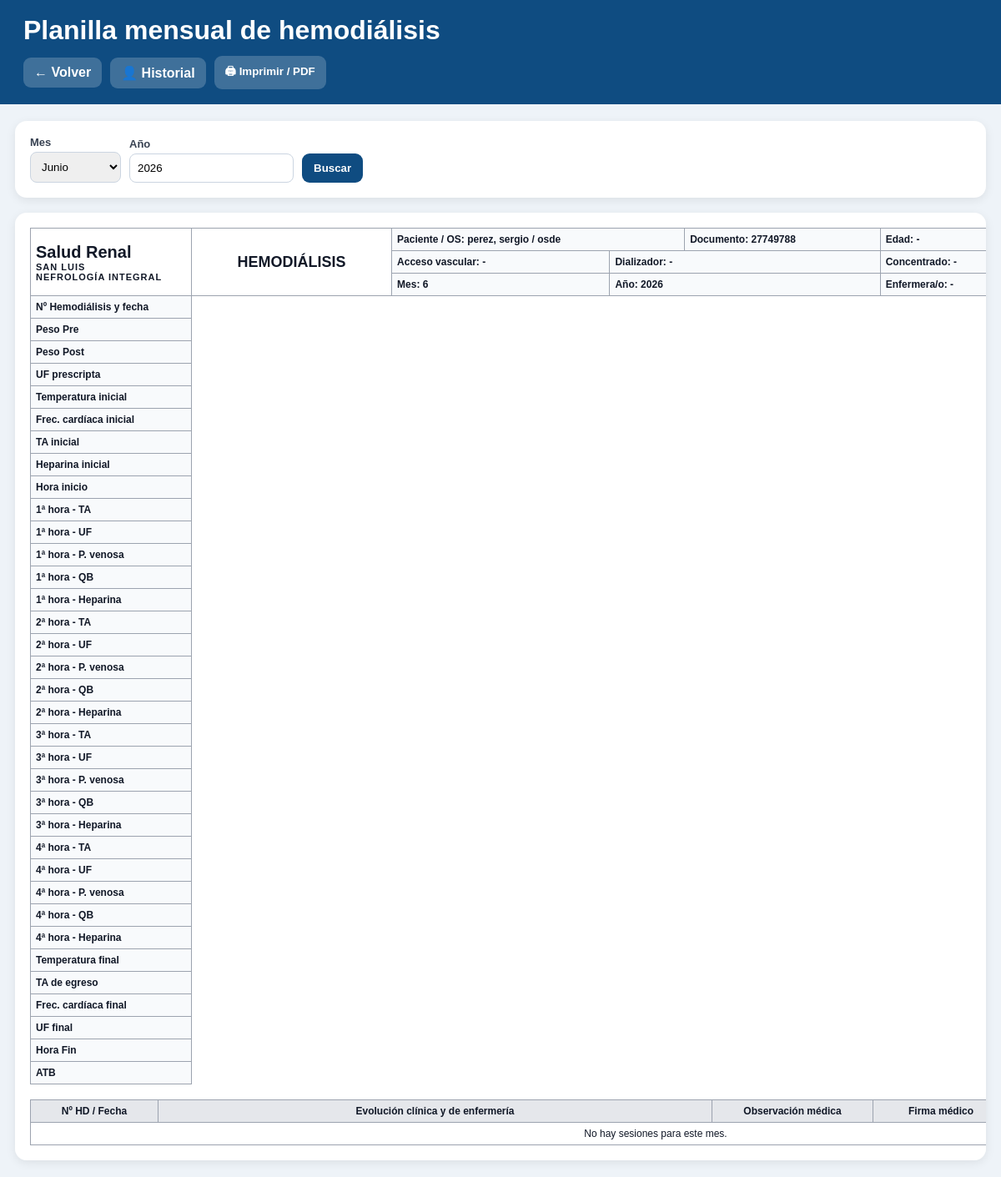
/historial-mensual/3/ (signed in), run on the app's committed database.
### pacientes/models.py (models this page shows, shortened)
class Paciente(models.Model):
    nombre = models.CharField(max_length=100)
    apellido = models.CharField(max_length=100)
    dni = models.CharField(
        max_length=20,
        unique=True
    )
    fecha_nacimiento = models.DateField(
        null=True,
        blank=True
    )
    telefono = models.CharField(
        max_length=30,
        blank=True
    )
    direccion = models.CharField(
        max_length=200,
        blank=True
    )
    obra_social = models.CharField(
        max_length=100,
        blank=True
    )
    numero_afiliado = models.CharField(
        max_length=100,
        blank=True
    )
    fecha_ingreso_dialisis = models.DateField(
        null=True,
        blank=True
    )
    etiologia = models.TextField(
        blank=True
    )
    diagnostico = models.TextField(
        blank=True
    )
    acceso_vascular = models.CharField(
        max_length=100,
        blank=True
    )
    medico_tratante = models.CharField(
        max_length=100,
        blank=True
    )
    activo = models.BooleanField(
        default=True
    )
    observaciones = models.TextField(
        blank=True
    )
    creado_en = models.DateTimeField(
        auto_now_add=True
    )
    class Meta:
        ordering = ["apellido", "nombre"]

### dashboard/views.py (the view, shortened to what this page needs)
@login_required
def historial_mensual(request, paciente_id):
    paciente = get_object_or_404(
        Paciente,
        id=paciente_id
    )
    hoy = date.today()
    try:
        mes = int(request.GET.get("mes", hoy.month))
    except ValueError:
        mes = hoy.month
    try:
        anio = int(request.GET.get("anio", hoy.year))
    except ValueError:
        anio = hoy.year
    sesiones = (
        SesionDialisis.objects
        .filter(
            paciente=paciente,
            fecha__month=mes,
            fecha__year=anio
        )
        .select_related("paciente", "puesto")
        .order_by("fecha", "id")
    )
    sesiones_con_planilla = []
    meses = [
        (1, "Enero"),
        (2, "Febrero"),
        (3, "Marzo"),
        (4, "Abril"),
        (5, "Mayo"),
        (6, "Junio"),
        (7, "Julio"),
        (8, "Agosto"),
        (9, "Septiembre"),
        (10, "Octubre"),
        (11, "Noviembre"),
        (12, "Diciembre"),
    ]
    context = {
        "paciente": paciente,
        "sesiones": sesiones_con_planilla,
        "mes": mes,
        "anio": anio,
        "meses": meses,
    }
    context.update(contexto_roles(request))
    return render(
        request,
        "dashboard/historial_mensual.html",
        context
    )

### dashboard/views.py (called while the page is built)
def usuario_en_grupo(user, nombre_grupo):
    return user.groups.filter(name=nombre_grupo).exists()

def nombre_usuario(user):
    nombre = user.get_full_name()
    if nombre:
        return nombre
    return user.username

def contexto_roles(request):
    return {
        "es_enfermero": usuario_en_grupo(request.user, "Enfermeros"),
        "es_medico": usuario_en_grupo(request.user, "Medicos"),
        "es_administracion": usuario_en_grupo(request.user, "Administracion"),
        "es_superadmin": request.user.is_superuser,
        "usuario_actual": nombre_usuario(request.user),
    }

### dashboard/templates/dashboard/historial_mensual.html (shortened to what this page needs)
<!DOCTYPE html>
<html lang="es">
<head>
</head>
<body>
<div class="header no-print">
    <h1>Planilla mensual de hemodiálisis</h1>
    <div class="nav">
       <a href="/pacientes/" class="btn btn-gray">
    ← Volver
</a>
        <a href="{% url 'historial_paciente' paciente.id %}">👤 Historial</a>
        <button type="button" onclick="window.print()">🖨 Imprimir / PDF</button>
    </div>
</div>
<div class="container">
    <div class="card no-print">
        <form method="get" class="filtros">
            <div>
                <label>Mes</label>
                <select name="mes">
                    {% for numero, nombre in meses %}
                        <option value="{{ numero }}" {% if numero == mes %}selected{% endif %}>
                            {{ nombre }}
                        </option>
                    {% endfor %}
                </select>
            </div>
            <div>
                <label>Año</label>
                <input type="number" name="anio" value="{{ anio }}">
            </div>
            <button type="submit" class="btn">Buscar</button>
        </form>
    </div>
    <div class="card planilla">
        <table>
            <tr>
                <td rowspan="3" class="logo-box">
                    Salud Renal
                    <div class="logo-sub">SAN LUIS</div>
                    <div class="logo-sub">NEFROLOGÍA INTEGRAL</div>
                </td>
                <td rowspan="3" class="titulo">HEMODIÁLISIS</td>
                <td colspan="4" class="campo">
                    Paciente / OS:
                    {{ paciente.apellido }}, {{ paciente.nombre }}
                    /
                    {{ paciente.obra_social|default:"-" }}
                </td>
                <td colspan="3" class="campo">
                    Documento:
                    {{ paciente.dni|default:"-" }}
                </td>
                <td colspan="2" class="campo">
                    Edad:
                    {% if paciente.fecha_nacimiento %}
                        {{ paciente.fecha_nacimiento|timesince }}
                    {% else %}
                        -
                    {% endif %}
                </td>
            </tr>
            <tr>
                <td colspan="3" class="campo">
                    Acceso vascular:
                    {{ paciente.acceso_vascular|default:"-" }}
                </td>
                <td colspan="3" class="campo">
                    Dializador:
                    {% if sesiones and sesiones.0.planilla %}
                        {{ sesiones.0.planilla.dializador|default:"-" }}
                    {% else %}
                        -
                    {% endif %}
                </td>
                <td colspan="3" class="campo">
                    Concentrado:
                    {% if sesiones and sesiones.0.planilla %}
                        {{ sesiones.0.planilla.concentrado|default:"-" }}
                    {% else %}
                        -
                    {% endif %}
                </td>
            </tr>
            <tr>
                <td colspan="3" class="campo">
                    Mes: {{ mes }}
                </td>
                <td colspan="3" class="campo">
                    Año: {{ anio }}
                </td>
                <td colspan="3" class="campo">
                    Enfermera/o:
                    {% if sesiones %}
                        {{ sesiones.0.enfermero_asignado|default:"-" }}
                    {% else %}
                        -
                    {% endif %}
                </td>
            </tr>
            <tr>
                <th class="parametro">Nº Hemodiálisis y fecha</th>
            </tr>
            <tr>
                <td class="parametro">Peso Pre</td>
            </tr>
            <tr>
                <td class="parametro">Peso Post</td>
            </tr>
            <tr>
                <td class="parametro">UF prescripta</td>
            </tr>
            <tr>
                <td class="parametro">Temperatura inicial</td>
            </tr>
            <tr>
                <td class="parametro">Frec. cardíaca inicial</td>
            </tr>
            <tr>
                <td class="parametro">TA inicial</td>
            </tr>
            <tr>
                <td class="parametro">Heparina inicial</td>
            </tr>
            <tr>
                <td class="parametro">Hora inicio</td>
            </tr>
            <tr>
                <td class="parametro">1ª hora - TA</td>
            </tr>
            <tr>
                <td class="parametro">1ª hora - UF</td>
            </tr>
            <tr>
                <td class="parametro">1ª hora - P. venosa</td>
            </tr>
            <tr>
                <td class="parametro">1ª hora - QB</td>
            </tr>
            <tr>
                <td class="parametro">1ª hora - Heparina</td>
            </tr>
            <tr>
                <td class="parametro">2ª hora - TA</td>
            </tr>
            <tr>
                <td class="parametro">2ª hora - UF</td>
            </tr>
            <tr>
                <td class="parametro">2ª hora - P. venosa</td>
            </tr>
            <tr>
                <td class="parametro">2ª hora - QB</td>
            </tr>
            <tr>
                <td class="parametro">2ª hora - Heparina</td>
            </tr>
            <tr>
                <td class="parametro">3ª hora - TA</td>
            </tr>
            <tr>
                <td class="parametro">3ª hora - UF</td>
            </tr>
            <tr>
                <td class="parametro">3ª hora - P. venosa</td>
            </tr>
            <tr>
                <td class="parametro">3ª hora - QB</td>
            </tr>
            <tr>
                <td class="parametro">3ª hora - Heparina</td>
            </tr>
            <tr>
                <td class="parametro">4ª hora - TA</td>
            </tr>
            <tr>
                <td class="parametro">4ª hora - UF</td>
            </tr>
            <tr>
                <td class="parametro">4ª hora - P. venosa</td>
            </tr>
            <tr>
                <td class="parametro">4ª hora - QB</td>
            </tr>
            <tr>
                <td class="parametro">4ª hora - Heparina</td>
            </tr>
            <tr>
                <td class="parametro">Temperatura final</td>
            </tr>
            <tr>
                <td class="parametro">TA de egreso</td>
            </tr>
            <tr>
                <td class="parametro">Frec. cardíaca final</td>
            </tr>
            <tr>
                <td class="parametro">UF final</td>
            </tr>
            <tr>
                <td class="parametro">Hora Fin</td>
            </tr>
            <tr>
                <td class="parametro">ATB</td>
            </tr>
        </table>
        <br>
        <table>
            <tr>
                <th style="width:140px;">Nº HD / Fecha</th>
                <th>Evolución clínica y de enfermería</th>
                <th style="width:180px;">Observación médica</th>
                <th style="width:150px;">Firma médico</th>
            </tr>
            {% for s in sesiones %}
            <tr>
                <td>
                    {{ forloop.counter }}<br>
                    {{ s.fecha|date:"d/m/Y" }}
                </td>
                <td class="obs">
                    {% if s.planilla %}
                        {{ s.planilla.observaciones_enfermeria|default:"-" }}
                    {% else %}
                        -
                    {% endif %}
                </td>
                <td class="obs">
                    {% if s.planilla %}
                        {{ s.planilla.observaciones_medicas|default:"-" }}
                    {% else %}
                        -
                    {% endif %}
                </td>
                <td>{{ s.medico_asignado|default:"" }}</td>
                <td>{{ s.enfermero_asignado|default:"" }}</td>
                <td></td>
            </tr>
            {% empty %}
            <tr>
                <td colspan="6">No hay sesiones para este mes.</td>
            </tr>
            {% endfor %}
        </table>
    </div>
</div>
</body>
</html>

### dashboard/templates/dashboard/historial_mensual.html (style rules this page uses)
body { font-family: Arial, sans-serif; background:#eef3f8; margin:0; color:#111827; }
.header { background:#0f4c81; color:white; padding:18px 28px; }
.header h1 { margin:0 0 8px 0; }
.nav { margin-top:12px; display:flex; gap:10px; flex-wrap:wrap; align-items:center; }
.nav a, .nav button { background:rgba(255,255,255,.2); color:white; border:none; border-radius:9px; padding:9px 13px; font-weight:bold; text-decoration:none; cursor:pointer; }
.container { max-width:1500px; margin:20px auto; padding:0 18px; }
.card { background:white; border-radius:14px; padding:18px; box-shadow:0 3px 12px rgba(0,0,0,.08); margin-bottom:18px; }
.filtros { display:flex; gap:10px; flex-wrap:wrap; align-items:end; }
.filtros label { display:block; font-size:13px; font-weight:bold; color:#374151; margin-bottom:4px; }
.filtros select, .filtros input { padding:9px; border:1px solid #cbd5e1; border-radius:8px; }
.btn { background:#0f4c81; color:white; padding:10px 14px; border:none; border-radius:9px; font-weight:bold; cursor:pointer; text-decoration:none; }
.planilla { overflow-x:auto; }
table { border-collapse:collapse; width:100%; min-width:1500px; background:white; }
th, td { border:1px solid #9ca3af; padding:6px; font-size:12px; text-align:center; vertical-align:middle; }
th { background:#e5e7eb; font-weight:bold; }
.logo-box { width:180px; text-align:left; font-size:20px; font-weight:bold; }
.logo-sub { font-size:11px; letter-spacing:1px; }
.titulo { font-size:18px; font-weight:bold; }
.campo { text-align:left; font-weight:bold; background:#f8fafc; }
.parametro { text-align:left; font-weight:bold; background:#f8fafc; min-width:145px; }

### data on the page
Paciente: apellido "perez", nombre "sergio", obra_social "osde", dni "27749788", acceso_vascular "-"

### other printed values
{{ mes }} "6"
{{ anio }} "2026"
form field mes "Junio"
